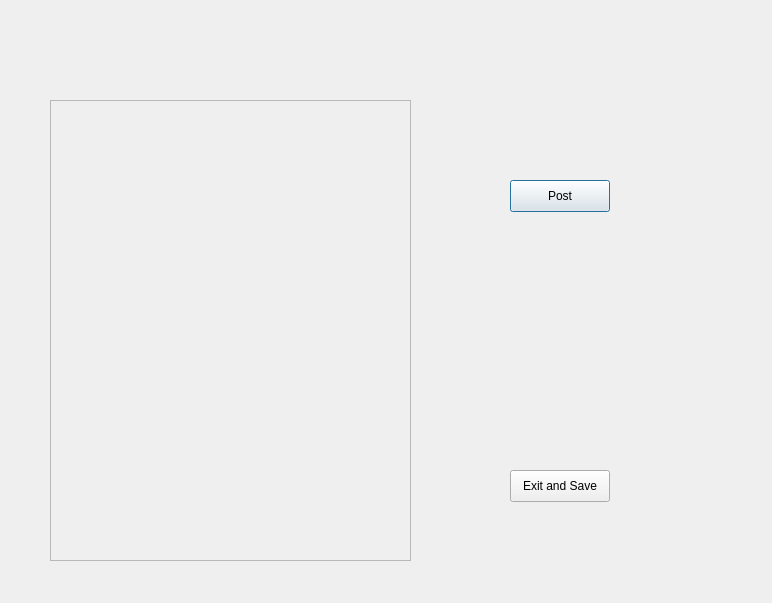
<?xml version="1.0" encoding="UTF-8"?>
<ui version="4.0">
 <class>adminView</class>
 <widget class="QDialog" name="adminView">
  <property name="geometry">
   <rect>
    <x>0</x>
    <y>0</y>
    <width>772</width>
    <height>603</height>
   </rect>
  </property>
  <property name="windowTitle">
   <string>Dialog</string>
  </property>
  <widget class="QScrollArea" name="scrollArea">
   <property name="geometry">
    <rect>
     <x>50</x>
     <y>100</y>
     <width>361</width>
     <height>461</height>
    </rect>
   </property>
   <property name="widgetResizable">
    <bool>true</bool>
   </property>
   <widget class="QWidget" name="scrollAreaWidgetContents">
    <property name="geometry">
     <rect>
      <x>0</x>
      <y>0</y>
      <width>359</width>
      <height>459</height>
     </rect>
    </property>
    <widget class="QWidget" name="verticalLayoutWidget">
     <property name="geometry">
      <rect>
       <x>9</x>
       <y>9</y>
       <width>331</width>
       <height>441</height>
      </rect>
     </property>
     <layout class="QVBoxLayout" name="verticalLayout"/>
    </widget>
   </widget>
  </widget>
  <widget class="QPushButton" name="pushButton">
   <property name="geometry">
    <rect>
     <x>510</x>
     <y>180</y>
     <width>100</width>
     <height>32</height>
    </rect>
   </property>
   <property name="text">
    <string>Post</string>
   </property>
  </widget>
  <widget class="QPushButton" name="pushButton_2">
   <property name="geometry">
    <rect>
     <x>510</x>
     <y>470</y>
     <width>100</width>
     <height>32</height>
    </rect>
   </property>
   <property name="text">
    <string>Exit and Save</string>
   </property>
  </widget>
 </widget>
 <resources/>
 <connections/>
</ui>
